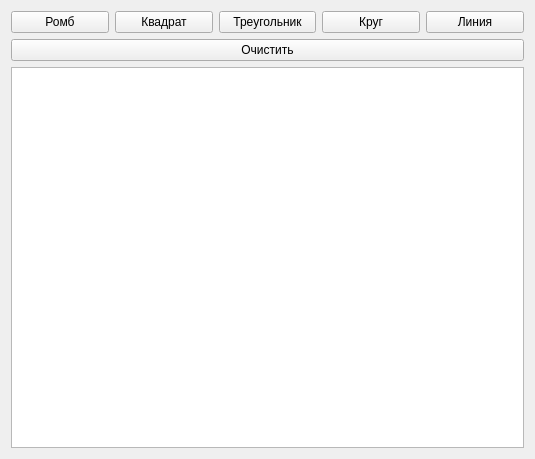
<?xml version="1.0" encoding="UTF-8"?>
<ui version="4.0">
 <class>MainWindow</class>
 <widget class="QMainWindow" name="MainWindow">
  <property name="geometry">
   <rect>
    <x>0</x>
    <y>0</y>
    <width>535</width>
    <height>459</height>
   </rect>
  </property>
  <property name="windowTitle">
   <string>MainWindow</string>
  </property>
  <widget class="QWidget" name="centralWidget">
   <layout class="QGridLayout" name="gridLayout">
    <item row="0" column="2">
     <widget class="QPushButton" name="pushButton_3">
      <property name="text">
       <string>Треугольник</string>
      </property>
     </widget>
    </item>
    <item row="0" column="1">
     <widget class="QPushButton" name="pushButton_2">
      <property name="text">
       <string>Квадрат</string>
      </property>
     </widget>
    </item>
    <item row="0" column="3">
     <widget class="QPushButton" name="pushButton_4">
      <property name="text">
       <string>Круг</string>
      </property>
     </widget>
    </item>
    <item row="0" column="0">
     <widget class="QPushButton" name="pushButton">
      <property name="text">
       <string>Ромб</string>
      </property>
     </widget>
    </item>
    <item row="0" column="4">
     <widget class="QPushButton" name="pushButton_5">
      <property name="text">
       <string>Линия</string>
      </property>
     </widget>
    </item>
    <item row="2" column="0" colspan="5">
     <widget class="QGraphicsView" name="graphicsView"/>
    </item>
    <item row="1" column="0" colspan="5">
     <widget class="QPushButton" name="pushButton_6">
      <property name="text">
       <string>Очистить</string>
      </property>
     </widget>
    </item>
   </layout>
  </widget>
  <widget class="QMenuBar" name="menuBar">
   <property name="geometry">
    <rect>
     <x>0</x>
     <y>0</y>
     <width>535</width>
     <height>26</height>
    </rect>
   </property>
  </widget>
 </widget>
 <layoutdefault spacing="6" margin="11"/>
 <resources/>
 <connections/>
</ui>
